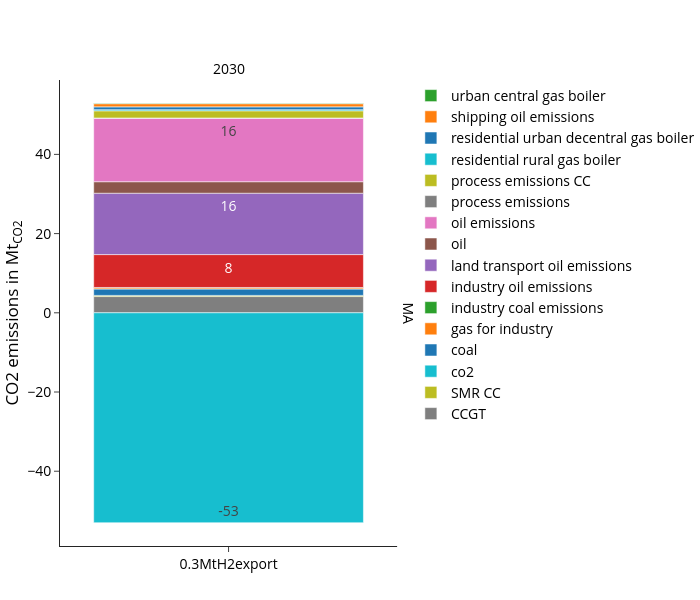

Notebook cell for this chart:
### Code cell
fig_name = "co2_emissions_mt"
fig = px.bar(
    df, 
    **fig_kwargs,
    labels={"value":"CO2 emissions in Mt<sub>CO2</sub>",
            "year":"",
            "variable":"", 
            "scen":""
            },
    color_discrete_map=colors["co2"],
    category_orders={
        "variable":list(colors["co2"].keys()),
        "scen": scen_order
        },
    #facet_col_wrap=1, facet_col_spacing=0.07,
)
fig.update_layout(legend_traceorder="reversed",)
update_layout(fig)

print("Totals per scenario and year:", supply_sum_df)
fig.show()
#save_plotly_fig(supply_df, fig, sdir, f"{idx_group_name}_{fig_name}")

### Figure 1 — Plotly figure (JSON) as saved in the notebook; plotly's stock layout.template omitted (floating-point values rounded to 4 significant figures)
{"data": [{"hovertemplate": "=%{x}<br>country=MA<br>CO2 emissions in Mt<sub>CO2</sub>=%{text}<extra></extra>", "legendgroup": "CCGT", "marker": {"color": "#7F7F7F", "pattern": {"shape": ""}}, "name": "CCGT", "orientation": "v", "showlegend": true, "text": [4.1], "textangle": 0, "textposition": "inside", "texttemplate": "%{y:.0f}", "type": "bar", "x": ["0.3MtH2export"], "xaxis": "x", "y": [4.1], "yaxis": "y"}, {"hovertemplate": "=%{x}<br>country=MA<br>CO2 emissions in Mt<sub>CO2</sub>=%{text}<extra></extra>", "legendgroup": "SMR CC", "marker": {"color": "#BCBD22", "pattern": {"shape": ""}}, "name": "SMR CC", "orientation": "v", "showlegend": true, "text": [0.3], "textangle": 0, "textposition": "inside", "texttemplate": "%{y:.0f}", "type": "bar", "x": ["0.3MtH2export"], "xaxis": "x", "y": [0.3], "yaxis": "y"}, {"hovertemplate": "=%{x}<br>country=MA<br>CO2 emissions in Mt<sub>CO2</sub>=%{text}<extra></extra>", "legendgroup": "co2", "marker": {"color": "#17BECF", "pattern": {"shape": ""}}, "name": "co2", "orientation": "v", "showlegend": true, "text": [-53.0], "textangle": 0, "textposition": "inside", "texttemplate": "%{y:.0f}", "type": "bar", "x": ["0.3MtH2export"], "xaxis": "x", "y": [-53.0], "yaxis": "y"}, {"hovertemplate": "=%{x}<br>country=MA<br>CO2 emissions in Mt<sub>CO2</sub>=%{text}<extra></extra>", "legendgroup": "coal", "marker": {"color": "#1F77B4", "pattern": {"shape": ""}}, "name": "coal", "orientation": "v", "showlegend": true, "text": [1.6], "textangle": 0, "textposition": "inside", "texttemplate": "%{y:.0f}", "type": "bar", "x": ["0.3MtH2export"], "xaxis": "x", "y": [1.6], "yaxis": "y"}, {"hovertemplate": "=%{x}<br>country=MA<br>CO2 emissions in Mt<sub>CO2</sub>=%{text}<extra></extra>", "legendgroup": "gas for industry", "marker": {"color": "#FF7F0E", "pattern": {"shape": ""}}, "name": "gas for industry", "orientation": "v", "showlegend": true, "text": [0.3], "textangle": 0, "textposition": "inside", "texttemplate": "%{y:.0f}", "type": "bar", "x": ["0.3MtH2export"], "xaxis": "x", "y": [0.3], "yaxis": "y"}, {"hovertemplate": "=%{x}<br>country=MA<br>CO2 emissions in Mt<sub>CO2</sub>=%{text}<extra></extra>", "legendgroup": "industry coal emissions", "marker": {"color": "#2CA02C", "pattern": {"shape": ""}}, "name": "industry coal emissions", "orientation": "v", "showlegend": true, "text": [0.1], "textangle": 0, "textposition": "inside", "texttemplate": "%{y:.0f}", "type": "bar", "x": ["0.3MtH2export"], "xaxis": "x", "y": [0.1], "yaxis": "y"}, {"hovertemplate": "=%{x}<br>country=MA<br>CO2 emissions in Mt<sub>CO2</sub>=%{text}<extra></extra>", "legendgroup": "industry oil emissions", "marker": {"color": "#D62728", "pattern": {"shape": ""}}, "name": "industry oil emissions", "orientation": "v", "showlegend": true, "text": [8.3], "textangle": 0, "textposition": "inside", "texttemplate": "%{y:.0f}", "type": "bar", "x": ["0.3MtH2export"], "xaxis": "x", "y": [8.3], "yaxis": "y"}, {"hovertemplate": "=%{x}<br>country=MA<br>CO2 emissions in Mt<sub>CO2</sub>=%{text}<extra></extra>", "legendgroup": "land transport oil emissions", "marker": {"color": "#9467BD", "pattern": {"shape": ""}}, "name": "land transport oil emissions", "orientation": "v", "showlegend": true, "text": [15.5], "textangle": 0, "textposition": "inside", "texttemplate": "%{y:.0f}", "type": "bar", "x": ["0.3MtH2export"], "xaxis": "x", "y": [15.5], "yaxis": "y"}, {"hovertemplate": "=%{x}<br>country=MA<br>CO2 emissions in Mt<sub>CO2</sub>=%{text}<extra></extra>", "legendgroup": "oil", "marker": {"color": "#8C564B", "pattern": {"shape": ""}}, "name": "oil", "orientation": "v", "showlegend": true, "text": [2.9], "textangle": 0, "textposition": "inside", "texttemplate": "%{y:.0f}", "type": "bar", "x": ["0.3MtH2export"], "xaxis": "x", "y": [2.9], "yaxis": "y"}, {"hovertemplate": "=%{x}<br>country=MA<br>CO2 emissions in Mt<sub>CO2</sub>=%{text}<extra></extra>", "legendgroup": "oil emissions", "marker": {"color": "#E377C2", "pattern": {"shape": ""}}, "name": "oil emissions", "orientation": "v", "showlegend": true, "text": [16.0], "textangle": 0, "textposition": "inside", "texttemplate": "%{y:.0f}", "type": "bar", "x": ["0.3MtH2export"], "xaxis": "x", "y": [16.0], "yaxis": "y"}, {"hovertemplate": "=%{x}<br>country=MA<br>CO2 emissions in Mt<sub>CO2</sub>=%{text}<extra></extra>", "legendgroup": "process emissions", "marker": {"color": "#7F7F7F", "pattern": {"shape": ""}}, "name": "process emissions", "orientation": "v", "showlegend": true, "text": [0.1], "textangle": 0, "textposition": "inside", "texttemplate": "%{y:.0f}", "type": "bar", "x": ["0.3MtH2export"], "xaxis": "x", "y": [0.1], "yaxis": "y"}, {"hovertemplate": "=%{x}<br>country=MA<br>CO2 emissions in Mt<sub>CO2</sub>=%{text}<extra></extra>", "legendgroup": "process emissions CC", "marker": {"color": "#BCBD22", "pattern": {"shape": ""}}, "name": "process emissions CC", "orientation": "v", "showlegend": true, "text": [1.8], "textangle": 0, "textposition": "inside", "texttemplate": "%{y:.0f}", "type": "bar", "x": ["0.3MtH2export"], "xaxis": "x", "y": [1.8], "yaxis": "y"}, {"hovertemplate": "=%{x}<br>country=MA<br>CO2 emissions in Mt<sub>CO2</sub>=%{text}<extra></extra>", "legendgroup": "residential rural gas boiler", "marker": {"color": "#17BECF", "pattern": {"shape": ""}}, "name": "residential rural gas boiler", "orientation": "v", "showlegend": true, "text": [0.3], "textangle": 0, "textposition": "inside", "texttemplate": "%{y:.0f}", "type": "bar", "x": ["0.3MtH2export"], "xaxis": "x", "y": [0.3], "yaxis": "y"}, {"hovertemplate": "=%{x}<br>country=MA<br>CO2 emissions in Mt<sub>CO2</sub>=%{text}<extra></extra>", "legendgroup": "residential urban decentral gas boiler", "marker": {"color": "#1F77B4", "pattern": {"shape": ""}}, "name": "residential urban decentral gas boiler", "orientation": "v", "showlegend": true, "text": [0.7], "textangle": 0, "textposition": "inside", "texttemplate": "%{y:.0f}", "type": "bar", "x": ["0.3MtH2export"], "xaxis": "x", "y": [0.7], "yaxis": "y"}, {"hovertemplate": "=%{x}<br>country=MA<br>CO2 emissions in Mt<sub>CO2</sub>=%{text}<extra></extra>", "legendgroup": "shipping oil emissions", "marker": {"color": "#FF7F0E", "pattern": {"shape": ""}}, "name": "shipping oil emissions", "orientation": "v", "showlegend": true, "text": [0.8], "textangle": 0, "textposition": "inside", "texttemplate": "%{y:.0f}", "type": "bar", "x": ["0.3MtH2export"], "xaxis": "x", "y": [0.8], "yaxis": "y"}, {"hovertemplate": "=%{x}<br>country=MA<br>CO2 emissions in Mt<sub>CO2</sub>=%{text}<extra></extra>", "legendgroup": "urban central gas boiler", "marker": {"color": "#2CA02C", "pattern": {"shape": ""}}, "name": "urban central gas boiler", "orientation": "v", "showlegend": true, "text": [0.1], "textangle": 0, "textposition": "inside", "texttemplate": "%{y:.0f}", "type": "bar", "x": ["0.3MtH2export"], "xaxis": "x", "y": [0.1], "yaxis": "y"}], "layout": {"annotations": [{"font": {}, "showarrow": false, "text": "2030", "x": 0.49, "xanchor": "center", "xref": "paper", "y": 1, "yanchor": "bottom", "yref": "paper"}, {"font": {}, "showarrow": false, "text": "MA", "textangle": 90, "x": 0.98, "xanchor": "left", "xref": "paper", "y": 0.5, "yanchor": "middle", "yref": "paper"}], "barmode": "relative", "height": 600, "legend": {"title": {"text": ""}, "tracegroupgap": 0, "traceorder": "reversed"}, "width": 700, "xaxis": {"anchor": "y", "categoryarray": [], "categoryorder": "array", "domain": [0, 0.98], "title": {"text": ""}}, "yaxis": {"anchor": "x", "domain": [0, 1], "title": {"text": "CO2 emissions in Mt<sub>CO2</sub>"}}}}
